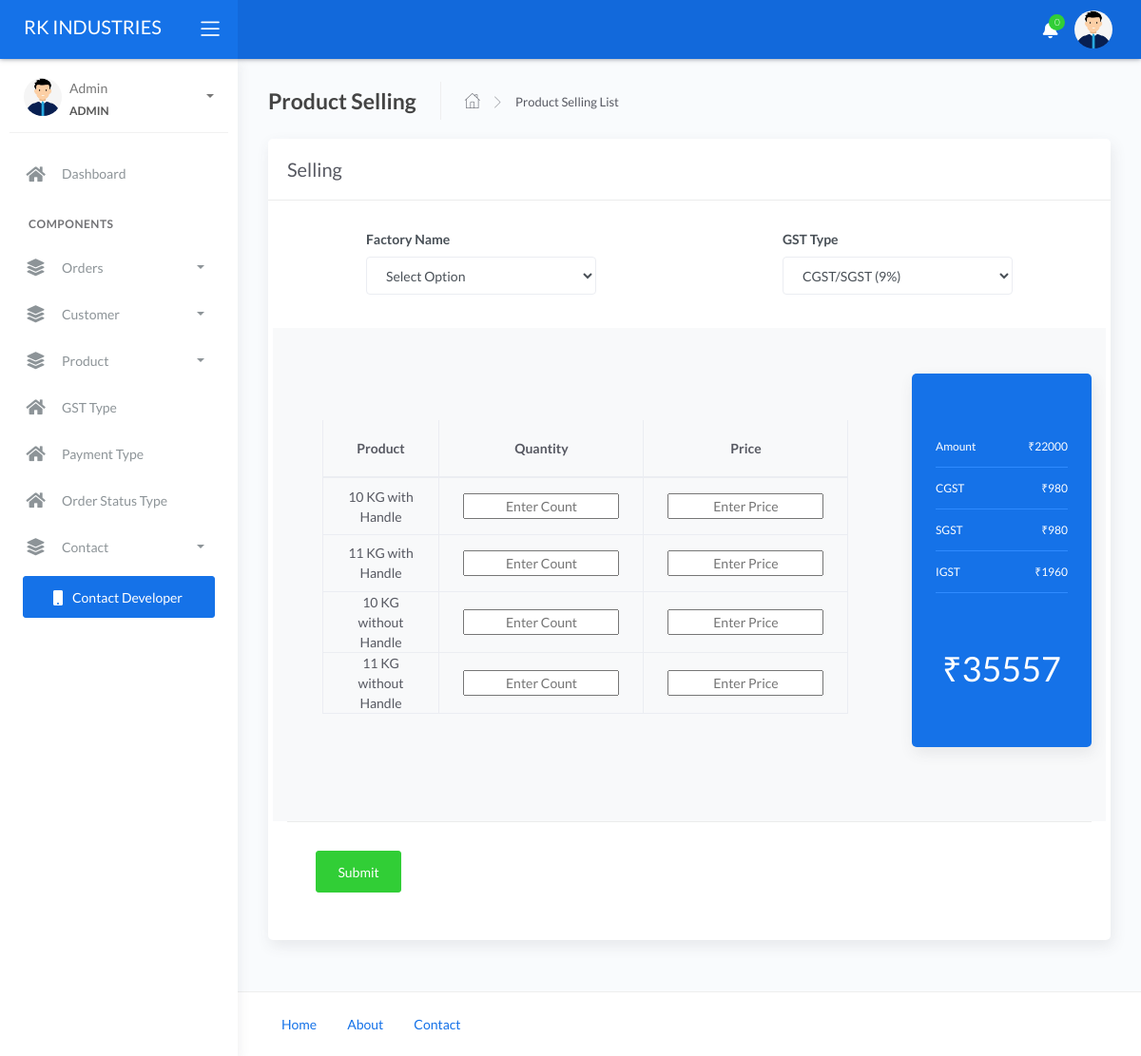
/admin/selling.php (signed in), run on the app's committed database.
### tables this page shows
CREATE TABLE `product` (
  `id` int(11) NOT NULL,
  `name` varchar(100) NOT NULL,
  `added_on` datetime NOT NULL,
  `status` tinyint(4) NOT NULL
);

### admin/selling.php (the view, shortened to what the rows shown need)
<?php
require 'header.php';
$res_product = res_table_status_desc('product');
?>
<div class="main-panel">
   <div class="content">
      <div class="page-inner">
         <div class="row">
            <div class="col-md-12">
               <form method="post">
                  <div class="card">
                     <div class="card-body">
                        <br />
                        <div class="row bg-light pt-5 pb-5" id="main_form_input">
                           <div class="col-md-8 col-lg-8 m-auto">
                              <div class="table-responsive">
                                 <table id="basic-datatables" class="display table table-hover table-bordered">
                                    <thead>
                                       <tr>
                                          <th class="text-center" style="width:50%">Product</th>
                                          <th class="text-center">Quantity</th>
                                          <th class="text-center">Price</th>
                                       </tr>
                                    </thead>
                                    <tbody>
                                       <?php
                                       if ($id != "") {
                                          if (mysqli_num_rows($res_selling) > 0) {
                                             $i = 1;
                                             while ($row_selling = mysqli_fetch_assoc($res_selling)) {
                                       ?>
                                                <tr>
                                                   <td class="text-center"><?php echo column_by_id('product', 'name', $row_selling['product_id']) ?></td>
                                                   <td class="text-center">
                                                      <div><input type="text" class="text-center" id="qty" name="qty<?php echo $row_selling['product_id'] ?>" placeholder="Enter Count" value="<?php echo $row_selling['qty'] ?>"></div>
                                                   </td>
                                                   <td class="text-center">
                                                      <div><input type="text" class="text-center" id="price" name="price<?php echo $row_selling['product_id'] ?>" placeholder="Enter Price" value="<?php echo $row_selling['price'] ?>"></div>
                                                   </td>
                                                </tr>
                                             <?php
                                             }
                                          }
                                       } else {
                                          if (mysqli_num_rows($res_product) > 0) {
                                             while ($row_product = mysqli_fetch_assoc($res_product)) {
                                             ?>
                                                <tr>
                                                   <td class="text-center"><?php echo $row_product['name'] ?></td>
                                                   <td class="text-center">
                                                      <div><input type="text" class="text-center" id="qty" name="qty<?php echo $row_product['id'] ?>" placeholder="Enter Count"></div>
                                                   </td>
                                                   <td class="text-center">
                                                      <div><input type="text" class="text-center" id="price" name="price<?php echo $row_product['id'] ?>" placeholder="Enter Price"></div>
                                                   </td>
                                                </tr>
                                       <?php
                                             }
                                          }
                                       }
                                       ?>
                                    </tbody>
                                 </table>
                              </div>
                           </div>
                        </div>
                     </div>
               </form>
            </div>
         </div>
      </div>
   </div>
   <?php
   require 'footer.php';
   ?>

### admin/header.php (shortened to what the rows shown need)
<?php
include('../connection.php');
include('./functions.php');
$user_name = "";
if (isset($_SESSION['ADMIN_LOGIN']) && ($_SESSION['ADMIN_LOGIN'] != '')) {
    $user_id = $_SESSION['ADMIN_ID'];
    $row = mysqli_fetch_assoc(mysqli_query($con, "select * from admin where id='$user_id'"));
    $user_name = $row['name'];
} else if (isset($_SESSION['EMP_LOGIN']) && ($_SESSION['EMP_LOGIN'] != '')) {
    $user_id = $_SESSION['EMP_ID'];
    $row = mysqli_fetch_assoc(mysqli_query($con, "select * from emp where id='$user_id'"));
    $user_name = $row['name'];
    $user_mobile = $row['mobile'];
} else if (isset($_SESSION[$login3_captil . '_LOGIN']) && ($_SESSION[$login3_captil . '_LOGIN'] != '')) {
    $user_id = $_SESSION[$login3_captil . '_ID'];
    $row = mysqli_fetch_assoc(mysqli_query($con, "select * from $login3 where id='$user_id'"));
    $user_name = $row['name'];
    $user_mobile = $row['mobile'];
} else {
    header('location:login.php');
    die();
}
?>
<!DOCTYPE html>
<html lang="en">
<head>
    <link rel="stylesheet" href="./assets/css/bootstrap.min.css">
    <link rel="stylesheet" href="./assets/css/atlantis.min.css">
    <link rel="stylesheet" href="./assets/css/jquery-ui.min.css">
    <link rel="stylesheet" href="./assets/css/vicks-css.css">
    <link rel="stylesheet" href="https://cdn.jsdelivr.net/npm/bootstrap-select@1.13.14/dist/css/bootstrap-select.min.css">
</head>
<body>
    <div class="wrapper">
        <div class="sidebar sidebar-style-2">
            <div class="sidebar-wrapper scrollbar scrollbar-inner">
                <div class="sidebar-content">
                    <div class="user">
                        <div class="info">
                            <a data-toggle="collapse" href="#collapseExample" aria-expanded="true">
                                <span>
                                    <?php echo ucfirst($user_name); ?>
                                    <span class="user-level"><?php echo strtoupper($_SESSION['ROLE']) ?></span>
                                    <span class="caret"></span>
                                </span>
                            </a>
                        </div>
                    </div>
                </div>
            </div>
        </div>

### data on the page
product: name "10 KG with Handle"
product: name "11 KG with Handle"
product: name "10 KG without Handle"
product: name "11 KG without Handle"

### other printed values
LOGO_NAME "RK INDUSTRIES"
$notification_count "0"
$user_name "Admin"
$_SESSION['ROLE'] "ADMIN"
$title "Product Selling"
form field gst_type "CGST/SGST (9%)"
